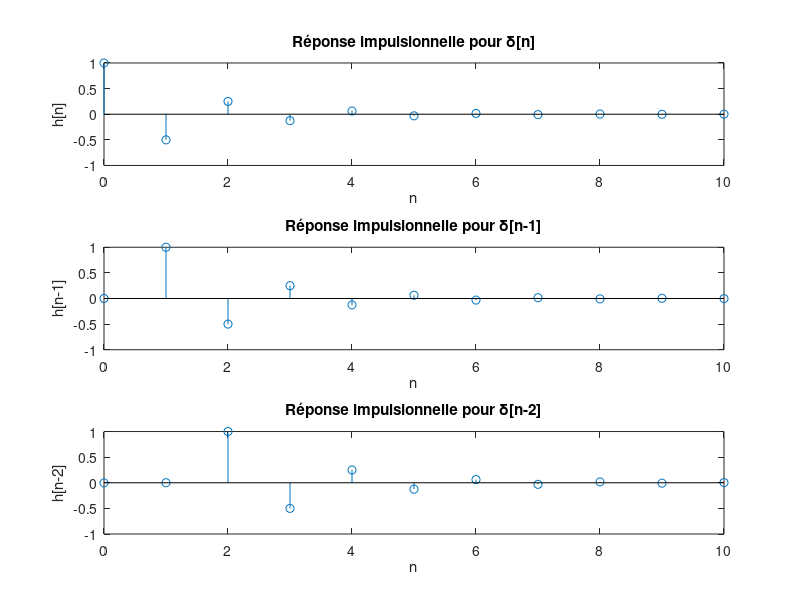
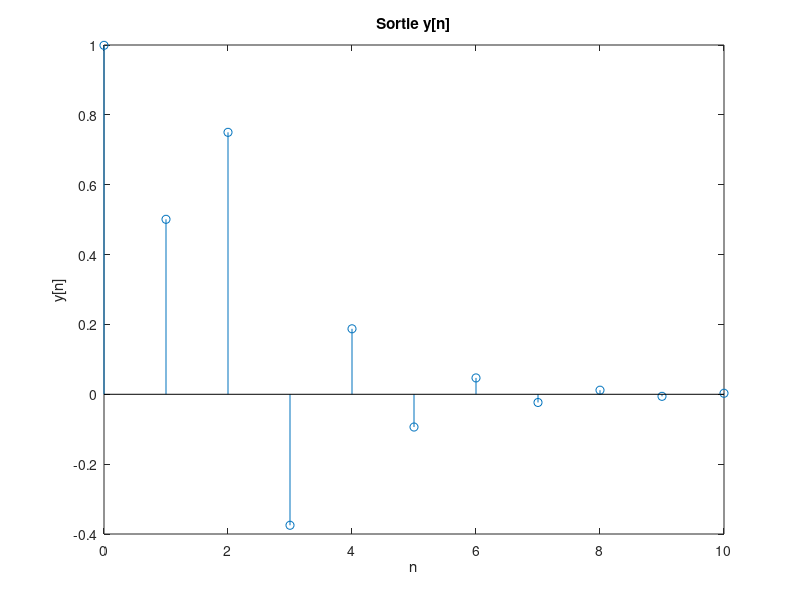

Write MATLAB code to recreate these figures, in order.
% Définition de la réponse impulsionnelle h[n]
%Comme dans la question nous definissons la reponse impulsionnelle
%h[n]=[-0.5]^(n) u[n]

n_h = 0:10;
h = (-0.5).^n_h .* (n_h >= 0);

% Impulsions unitaires δ[n], δ[n-1], δ[n-2]
%definir chaque dirac avec son decalage respectif


delta_0 = [1 zeros(1, length(n_h)-1)];
delta_1 = [0 1 zeros(1, length(n_h)-2)];
delta_2 = [0 0 1 zeros(1, length(n_h)-3)];

%----------Base therorique pour calculer la sortie--------------

%{
Pour calculer la sortie y, nous allons exploiter les propriétés du système LTI, à savoir l’invariance dans le temps et la linéarité.
Commençons d’abord par la définition de la réponse impulsionnelle d’un système LTI.
La réponse impulsionnelle d’un système LTI est la réponse du système lorsque l’entrée est une impulsion de Dirac.
Dans notre cas, l’entrée est la somme de trois impulsions de Dirac, et par linéarité, chaque impulsion de Dirac aura une réponse impulsionnelle en sortie.
Le décalage temporel de chaque réponse impulsionnelle sera identique à celui de l’impulsion de Dirac à l’entrée, car le système est invariant dans le temps. 
En conséquence, la sortie sera la somme des réponses impulsionnelles correspondant à chaque impulsion de Dirac à l’entrée.

%}



% Calcul de la sortie y[n] par somme des réponses impulsionnelles
y = h + circshift(h, 1) + circshift(h, 2);

% Affichage des réponses impulsionnelles individuelles
figure;
subplot(3,1,1);
stem(n_h, h);
xlabel('n');
ylabel('h[n]');
title('Réponse impulsionnelle pour δ[n]');

subplot(3,1,2);
stem(n_h, circshift(h, 1));
xlabel('n');
ylabel('h[n-1]');
title('Réponse impulsionnelle pour δ[n-1]');

subplot(3,1,3);
stem(n_h, circshift(h, 2));
xlabel('n');
ylabel('h[n-2]');
title('Réponse impulsionnelle pour δ[n-2]');

% Affichage de la sortie y[n]
figure;
stem(n_h, y);
xlabel('n');
ylabel('y[n]');
title('Sortie y[n]');

























